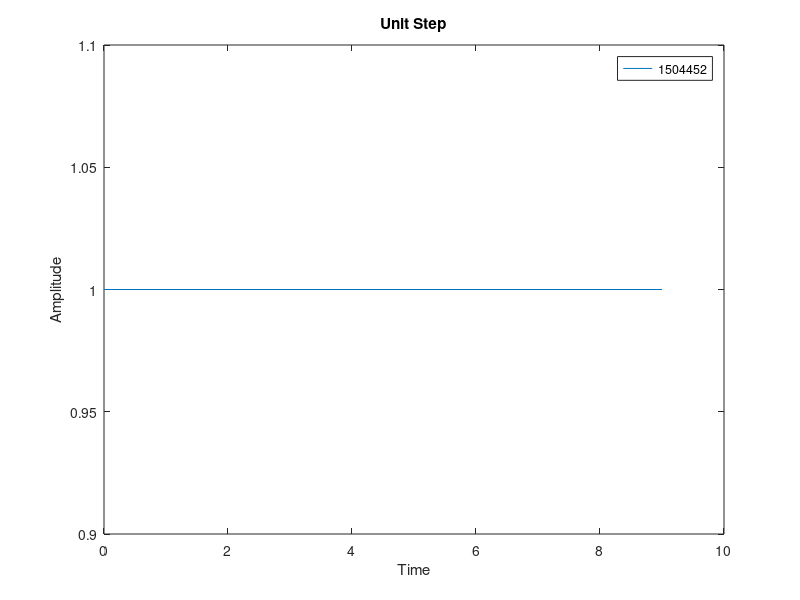

MATLAB code to generate this figure:
clc;
close all;
clear all;
N=10;
u=ones(1,N);
n=0:N-1;
stem(n,u)
plot(n,u)
xlabel('Time')
ylabel('Amplitude')
title('Unit Step')
legend('1504452')
%hold on